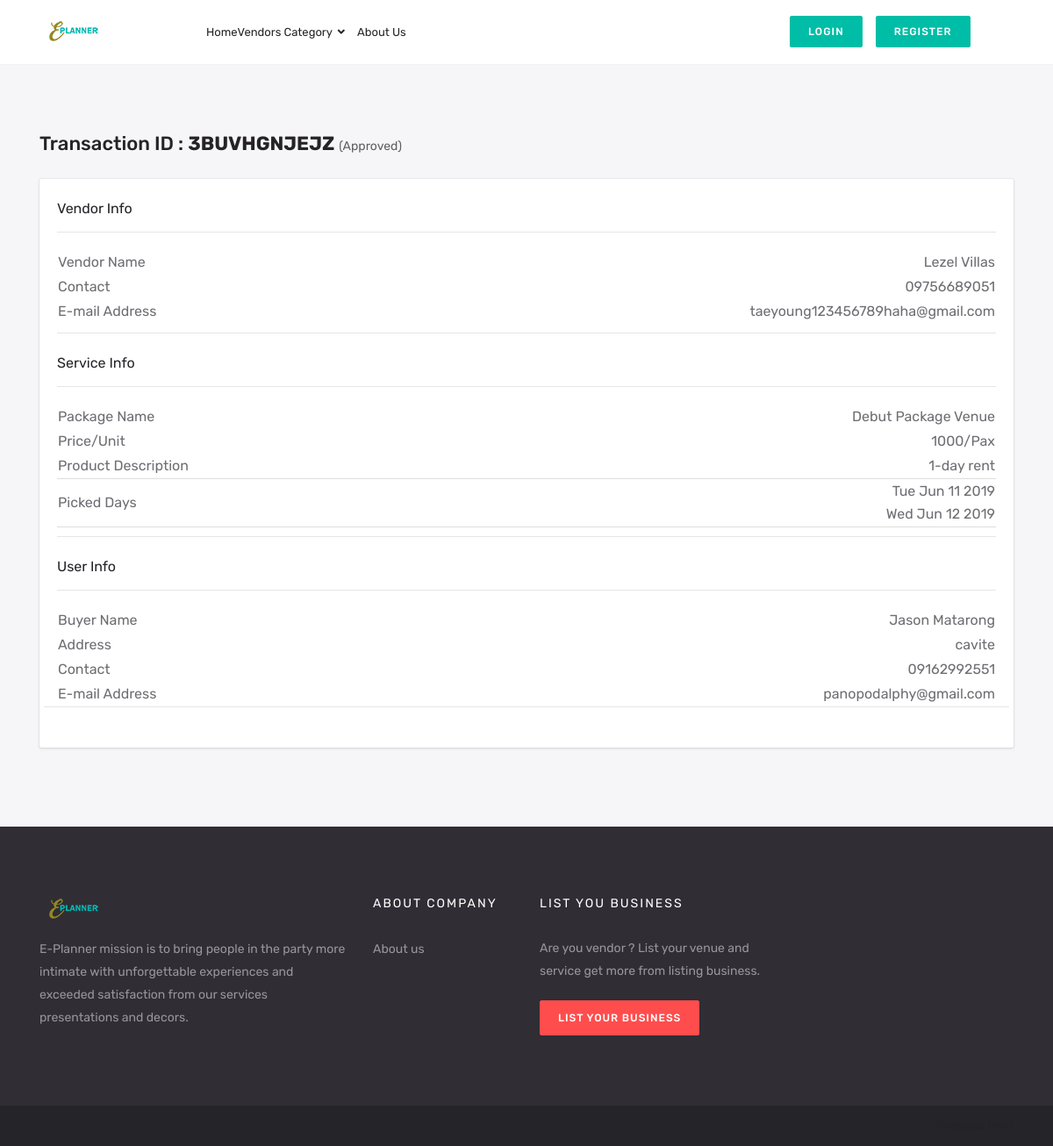
The page /transactioninfo.php?transID=3BUVHGNJEJZ on the database its author committed.
### tables this page shows
CREATE TABLE `tbl_transaction` (
  `rowID` int(11) NOT NULL,
  `TransID` varchar(55) NOT NULL,
  `userID` varchar(55) NOT NULL,
  `vendorID` varchar(55) NOT NULL,
  `prodID` varchar(55) NOT NULL,
  `SchedDays` varchar(555) NOT NULL,
  `TransDate` varchar(55) NOT NULL,
  `TransStatus` varchar(11) NOT NULL
);

CREATE TABLE `tbl_vendor` (
  `rowID` int(11) NOT NULL,
  `vendorID` varchar(55) NOT NULL,
  `BusinessName` varchar(111) NOT NULL,
  `Fname` varchar(55) NOT NULL,
  `Lname` varchar(55) NOT NULL,
  `Contact` varchar(55) NOT NULL,
  `Email` varchar(55) NOT NULL,
  `Pass` varchar(55) NOT NULL,
  `Address` varchar(55) NOT NULL,
  `imgProfile` varchar(111) NOT NULL,
  `Status` varchar(11) NOT NULL,
  `Reports` varchar(11) NOT NULL
);

CREATE TABLE `tbl_prod` (
  `rowID` int(11) NOT NULL,
  `prodID` varchar(111) NOT NULL,
  `prodOwner` varchar(55) NOT NULL,
  `vendorID` varchar(55) NOT NULL,
  `prodName` varchar(111) NOT NULL,
  `prodUnit` varchar(55) NOT NULL,
  `prodPrice` varchar(55) NOT NULL,
  `prodDesc` varchar(111) NOT NULL,
  `prodLoc` varchar(111) NOT NULL,
  `prodDays` varchar(555) NOT NULL,
  `prodImg` varchar(555) NOT NULL,
  `prodType` varchar(11) NOT NULL,
  `uploadedDate` varchar(111) NOT NULL,
  `prodRatings` varchar(11) NOT NULL
);

CREATE TABLE `tbl_user` (
  `rowID` int(11) NOT NULL,
  `userID` varchar(55) NOT NULL,
  `Fname` varchar(55) NOT NULL,
  `Lname` varchar(55) NOT NULL,
  `Contact` varchar(55) NOT NULL,
  `Email` varchar(55) NOT NULL,
  `Pass` varchar(55) NOT NULL,
  `Address` varchar(55) NOT NULL,
  `imgProfile` varchar(555) NOT NULL,
  `Status` varchar(11) NOT NULL,
  `Reports` varchar(11) NOT NULL
);

### transactioninfo.php (the view, shortened to what this page needs)
<!DOCTYPE html>
<html lang="en">
<head>
    <?php include "include/header.php"; ?>
    <?php include "include/global.php"; ?>
</head>
<body>
    <?php include "include/top-header.php"; ?>
    <?php
    if(!isset($_GET['transID'])){
        include "error-404.html"; die();
    }else{
        $transID = $_GET['transID'];
        $getInfo = $con->prepare("SELECT * FROM tbl_transaction WHERE TransID = '$transID' ");
        $getInfo->execute();
        $gi = $getInfo->fetch();
        if(!$gi){
            include "error-404.html"; die();
        }else{
            $vendorInfo = $con->prepare("SELECT * FROM tbl_vendor WHERE vendorID='$gi[vendorID]' ");
            $vendorInfo->execute();
            $vi = $vendorInfo->fetch();
            $userInfo = $con->prepare("SELECT * FROM tbl_user WHERE userID='$gi[userID]' ");
            $userInfo->execute();
            $ui = $userInfo->fetch();
            $prodInfo = $con->prepare("SELECT * FROM tbl_prod WHERE prodID='$gi[prodID]' ");
            $prodInfo->execute();
            $pi = $prodInfo->fetch();
        }
    }
    ?>
    <div class="content">
        <div class="container" id="top">
            <div class="row">
                <div class="col-xl-12">
                    <div class="row">
                        <div class="col-xl-12 col-lg-12 col-md-12 col-sm-12 col-12">
                            <div class="section-block" id="buttons">
                                <h3 class="section-heading">Transaction ID : <b id="tID"><?=$gi['TransID']; ?></b> <label>
                                    <?php if($gi['TransStatus']=="2"){echo "(Approved)"; } ?></label></h3>
                                </div>
                                <div class="card">
                                    <div class="card-body">
                                        <h3 class="card-title">Vendor Info</h3>
                                        <hr>
                                        <table width="100%">
                                            <tr>
                                                <td>Vendor Name</td>
                                                <td style="text-align:right;"><?=ucfirst($vi['Fname'])." ".ucfirst($vi['Lname']); ?></td>
                                            </tr>
                                            <tr>
                                                <td>Contact</td>
                                                <td style="text-align:right;"><?=$vi['Contact']; ?></td>
                                            </tr>
                                            <tr>
                                                <td>E-mail Address</td>
                                                <td style="text-align:right;"><?=$vi['Email']; ?></td>
                                            </tr>
                                        </table>
                                        <hr>
                                        <h3 class="card-title">Service Info</h3>
                                        <hr>
                                        <table width="100%">
                                            <tr>
                                                <td>Package Name</td>
                                                <td style="text-align:right;"><?=$pi['prodName']; ?></td>
                                            </tr>
                                            <tr>
                                                <td>Price/Unit</td>
                                                <td style="text-align:right;"><?=$pi['prodPrice']."/".$pi['prodUnit'];?></td>
                                            </tr>
                                            <tr>
                                                <td>Product Description</td>
                                                <td style="text-align:right;"><?=$pi['prodDesc'];?></td>
                                            </tr>
                                            <tr style="border-top:1px solid #ddd;border-bottom:1px solid #ddd;">
                                                <td>Picked Days</td>
                                                <td style="text-align:right;">
                                                    <?php
                                                    $days = json_decode($gi['SchedDays']);
                                                    foreach ($days as $key => $value) {
                                                        echo $value."<br>";
                                                    }
                                                    ?>
                                                </td>
                                            </tr>
                                        </table>
                                        <hr>
                                        <h3 class="card-title">User Info</h3>
                                        <hr>
                                        <table width="100%">
                                            <tr>
                                                <td>Buyer Name</td>
                                                <td style="text-align:right;"><?=ucfirst($ui['Fname'])." ".ucfirst($ui['Lname']); ?></td>
                                            </tr>
                                            <tr>
                                                <td>Address</td>
                                                <td style="text-align:right;"><?=$ui['Address']; ?></td>
                                            </tr>
                                            <tr>
                                                <td>Contact</td>
                                                <td style="text-align:right;"><?=$ui['Contact']; ?></td>
                                            </tr>
                                            <tr>
                                                <td>E-mail Address</td>
                                                <td style="text-align:right;" id="uEmail"><?=$ui['Email']; ?></td>
                                            </tr>
                                        </table>
                                        <div class="row">
                                            <div class="col-md-12 border-top">
                                                <center>
                                                    <br>
                                                </center>
                                            </div>
                                        </div>
                                    </div>
                                </div>
                            </div>
                        </div>
                    </div>
                </div>
            </div>
        </div>
        <?php include "include/footer.php"; ?>
    </body>
    </html>

### rows shown on the page
tbl_transaction: TransID "3BUVHGNJEJZ", SchedDays "Tue Jun 11 2019", SchedDays "Wed Jun 12 2019"
tbl_vendor: Fname "Lezel", Lname "Villas", Contact "09756689051", Email "taeyoung123456789haha@gmail.com"
tbl_prod: prodName "Debut Package Venue", prodPrice "1000", prodUnit "Pax", prodDesc "1-day rent"
tbl_user: Fname "Jason", Lname "Matarong", Address "cavite", Contact "09162992551", Email "panopodalphy@gmail.com"
